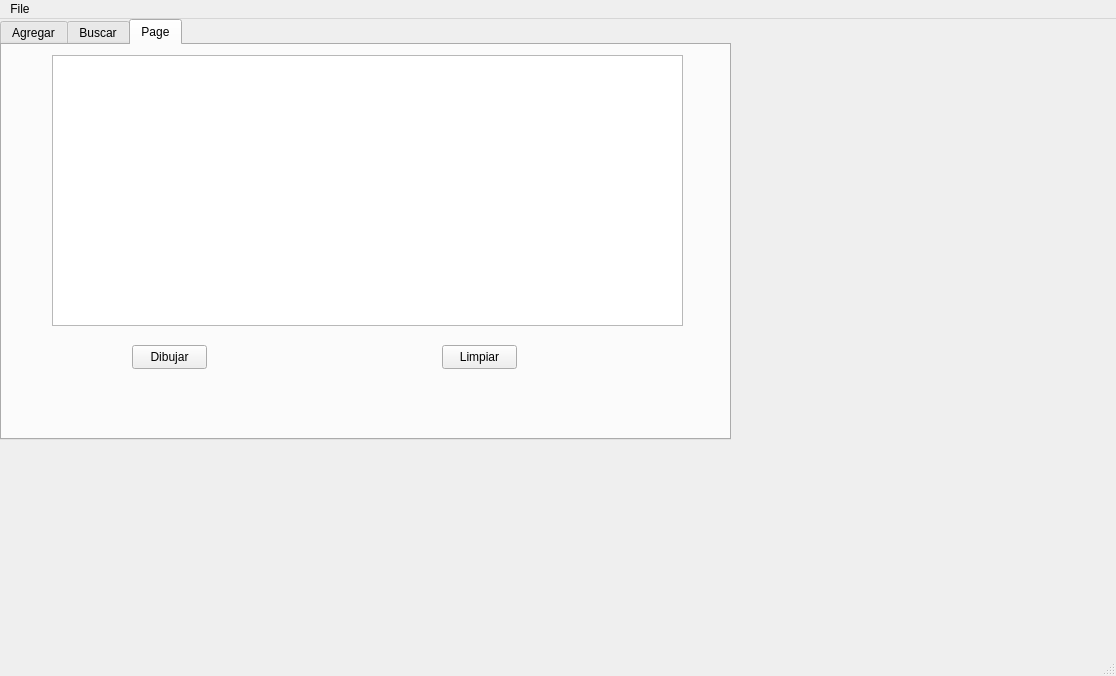
<?xml version="1.0" encoding="UTF-8"?>
<ui version="4.0">
 <class>MainWindow</class>
 <widget class="QMainWindow" name="MainWindow">
  <property name="geometry">
   <rect>
    <x>0</x>
    <y>0</y>
    <width>1116</width>
    <height>676</height>
   </rect>
  </property>
  <property name="windowTitle">
   <string>MainWindow</string>
  </property>
  <widget class="QWidget" name="centralwidget">
   <widget class="QTabWidget" name="tabWidget">
    <property name="geometry">
     <rect>
      <x>0</x>
      <y>0</y>
      <width>731</width>
      <height>421</height>
     </rect>
    </property>
    <property name="currentIndex">
     <number>2</number>
    </property>
    <widget class="QWidget" name="Agregar">
     <attribute name="title">
      <string>Agregar</string>
     </attribute>
     <widget class="QGroupBox" name="groupBox">
      <property name="geometry">
       <rect>
        <x>20</x>
        <y>0</y>
        <width>651</width>
        <height>291</height>
       </rect>
      </property>
      <property name="title">
       <string>GroupBox</string>
      </property>
      <layout class="QGridLayout" name="gridLayout">
       <item row="0" column="0">
        <widget class="QLabel" name="label">
         <property name="text">
          <string>ID</string>
         </property>
        </widget>
       </item>
       <item row="0" column="1">
        <widget class="QSpinBox" name="id"/>
       </item>
       <item row="0" column="3" rowspan="7">
        <widget class="QPlainTextEdit" name="pantalla"/>
       </item>
       <item row="1" column="0">
        <widget class="QLabel" name="label_2">
         <property name="text">
          <string>Voltaje</string>
         </property>
        </widget>
       </item>
       <item row="1" column="1">
        <widget class="QDoubleSpinBox" name="volt"/>
       </item>
       <item row="2" column="0">
        <widget class="QLabel" name="label_3">
         <property name="text">
          <string>Posicion X</string>
         </property>
        </widget>
       </item>
       <item row="2" column="1">
        <widget class="QSpinBox" name="posx"/>
       </item>
       <item row="3" column="0">
        <widget class="QLabel" name="label_4">
         <property name="text">
          <string>Posicion Y</string>
         </property>
        </widget>
       </item>
       <item row="3" column="1">
        <widget class="QSpinBox" name="posy"/>
       </item>
       <item row="4" column="0">
        <widget class="QLabel" name="label_5">
         <property name="text">
          <string>Rojo</string>
         </property>
        </widget>
       </item>
       <item row="4" column="1">
        <widget class="QSpinBox" name="red"/>
       </item>
       <item row="5" column="0">
        <widget class="QLabel" name="label_6">
         <property name="text">
          <string>Azul</string>
         </property>
        </widget>
       </item>
       <item row="5" column="1">
        <widget class="QSpinBox" name="blue"/>
       </item>
       <item row="6" column="0">
        <widget class="QLabel" name="label_7">
         <property name="text">
          <string>Verde</string>
         </property>
        </widget>
       </item>
       <item row="6" column="1">
        <widget class="QSpinBox" name="green"/>
       </item>
       <item row="7" column="0">
        <widget class="QPushButton" name="inicio">
         <property name="text">
          <string>Agregar Inicio</string>
         </property>
        </widget>
       </item>
       <item row="7" column="1">
        <widget class="QPushButton" name="final_2">
         <property name="text">
          <string>Agregar Final</string>
         </property>
        </widget>
       </item>
       <item row="7" column="2">
        <widget class="QPushButton" name="mostrar">
         <property name="text">
          <string>Mostrar</string>
         </property>
        </widget>
       </item>
       <item row="7" column="3">
        <widget class="QPlainTextEdit" name="pantallaid"/>
       </item>
      </layout>
     </widget>
    </widget>
    <widget class="QWidget" name="Buscar">
     <attribute name="title">
      <string>Buscar</string>
     </attribute>
     <widget class="QPushButton" name="mostrar_tabla_button">
      <property name="geometry">
       <rect>
        <x>70</x>
        <y>50</y>
        <width>81</width>
        <height>24</height>
       </rect>
      </property>
      <property name="text">
       <string>Mostrar Tabla</string>
      </property>
     </widget>
     <widget class="QPushButton" name="buscar_tabla_button">
      <property name="geometry">
       <rect>
        <x>70</x>
        <y>90</y>
        <width>81</width>
        <height>24</height>
       </rect>
      </property>
      <property name="text">
       <string>Buscar</string>
      </property>
     </widget>
     <widget class="QTableWidget" name="tableWidget">
      <property name="geometry">
       <rect>
        <x>310</x>
        <y>40</y>
        <width>331</width>
        <height>201</height>
       </rect>
      </property>
     </widget>
     <widget class="QSpinBox" name="buscarid">
      <property name="geometry">
       <rect>
        <x>80</x>
        <y>130</y>
        <width>61</width>
        <height>25</height>
       </rect>
      </property>
     </widget>
    </widget>
    <widget class="QWidget" name="tab">
     <attribute name="title">
      <string>Page</string>
     </attribute>
     <widget class="QGraphicsView" name="PantallaNeuronas">
      <property name="geometry">
       <rect>
        <x>50</x>
        <y>10</y>
        <width>631</width>
        <height>271</height>
       </rect>
      </property>
     </widget>
     <widget class="QPushButton" name="dibujar_button">
      <property name="geometry">
       <rect>
        <x>130</x>
        <y>300</y>
        <width>75</width>
        <height>24</height>
       </rect>
      </property>
      <property name="text">
       <string>Dibujar</string>
      </property>
     </widget>
     <widget class="QPushButton" name="limpiar_button">
      <property name="geometry">
       <rect>
        <x>440</x>
        <y>300</y>
        <width>75</width>
        <height>24</height>
       </rect>
      </property>
      <property name="text">
       <string>Limpiar</string>
      </property>
     </widget>
    </widget>
   </widget>
  </widget>
  <widget class="QMenuBar" name="menubar">
   <property name="geometry">
    <rect>
     <x>0</x>
     <y>0</y>
     <width>1116</width>
     <height>21</height>
    </rect>
   </property>
   <widget class="QMenu" name="menuFile">
    <property name="title">
     <string>File</string>
    </property>
    <addaction name="actionAbrir"/>
    <addaction name="separator"/>
    <addaction name="actionGuardar"/>
    <addaction name="separator"/>
   </widget>
   <addaction name="menuFile"/>
  </widget>
  <widget class="QStatusBar" name="statusbar"/>
  <action name="actionAbrir">
   <property name="text">
    <string>Abrir</string>
   </property>
   <property name="shortcut">
    <string>Ctrl+O</string>
   </property>
  </action>
  <action name="actionGuardar">
   <property name="text">
    <string>Guardar</string>
   </property>
   <property name="shortcut">
    <string>Ctrl+G</string>
   </property>
  </action>
 </widget>
 <resources/>
 <connections/>
</ui>
